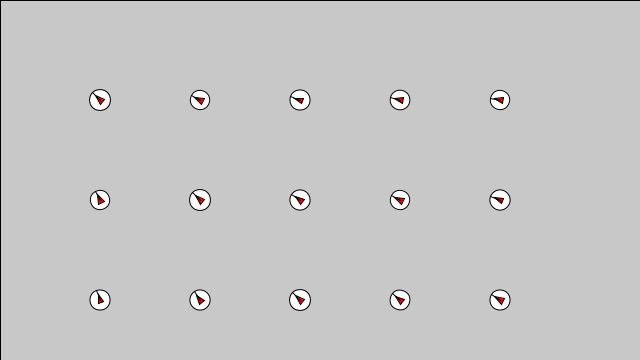
Frame 1 (no input)
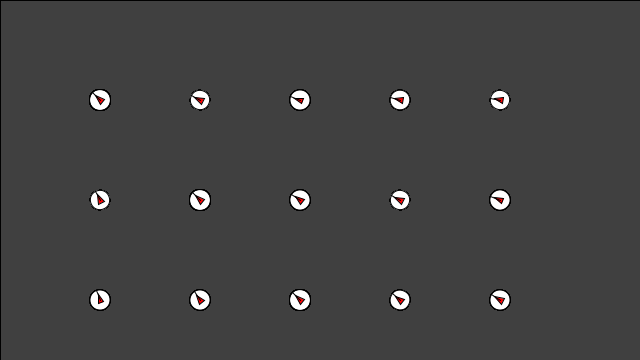
Frame 60 (the mouse pressed at the canvas centre just before this capture)
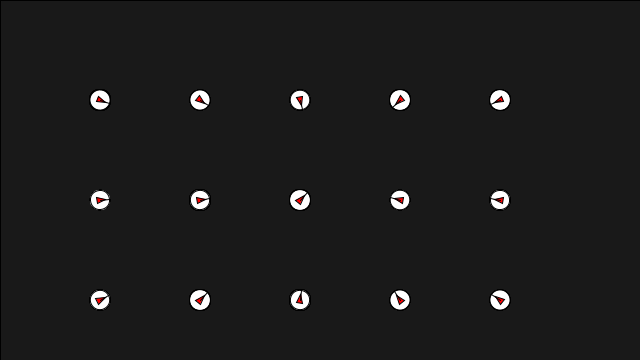
Frame 120 (the mouse held since frame 60 and released just before this capture)

The Processing sketch that drew these frames (run headless with seeded random() and noise(); from frame 60 on, the mouse is pressed at the canvas centre):

// Processing sketch: facing_triangles_Keisei
// ── facing_triangles_Keisei.pde
Triangle[] triangles = new Triangle [25];
float numsSpace =100;



//create triangle
void setup() {
  size(640, 360);
  for (int x =0; x<5; x++) {
    for (int y=0; y<5; y++) {
      triangles[x+y*5] = new Triangle (x*numsSpace+numsSpace, y*numsSpace+numsSpace);
    }
  }
}

void draw() {
  //background(255);
  fill(0, 5);
  rect(0, 0, width, height);
  
  for (int i =0; i<triangles.length; i++) {
    triangles[i].display();
  }
}

// ── triangle.pde
class Triangle {
  float x;
  float y;
  float radius = 20;

  Triangle(float Tempx, float Tempy) {
    x = Tempx;
    y = Tempy;
  }
  
  //function atan2
  void display() {
   
    pushMatrix();
    translate(x, y);
    float a = atan2(mouseY-y, mouseX-x);
    rotate(a);

    fill(255);
    ellipse(0, 0, radius, radius);
    fill(255, 0, 0);
    triangle(6, 0, -3, 3, -3, -3);
    line(0, 0, radius/2, 0);


    popMatrix();
  }
  

}
